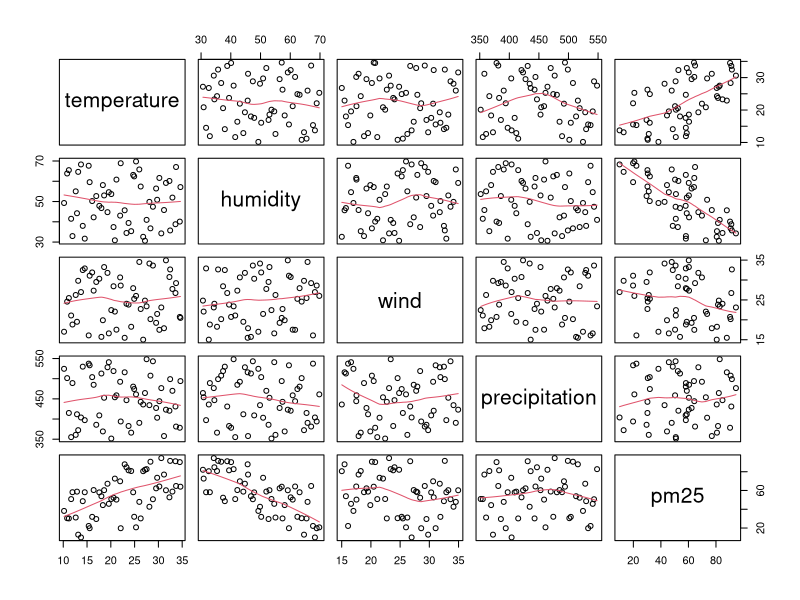
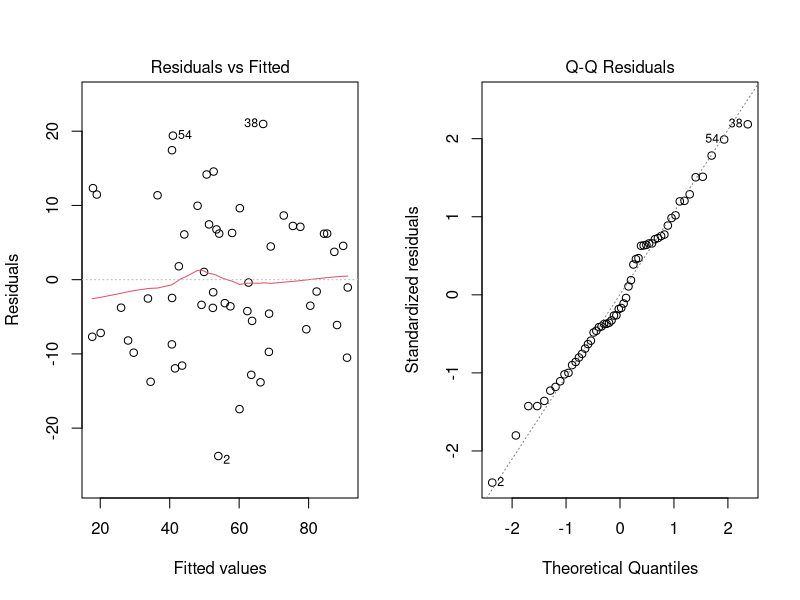
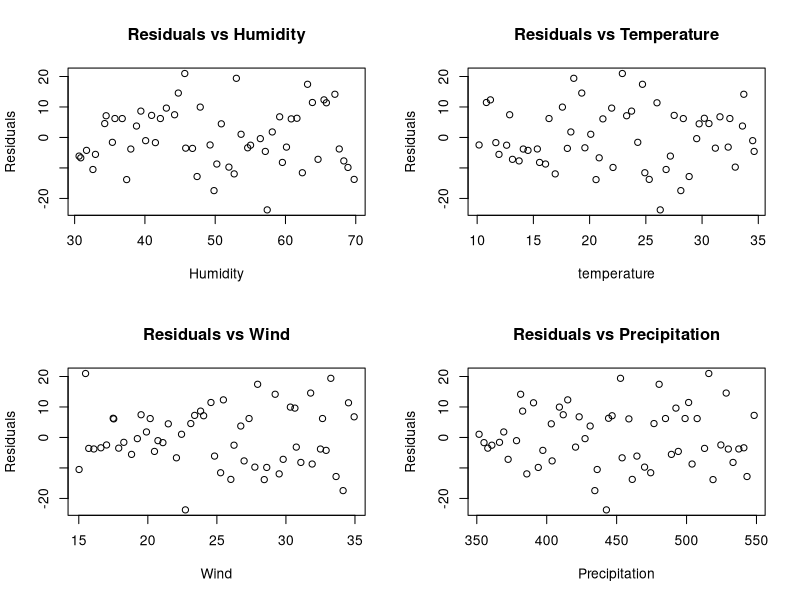
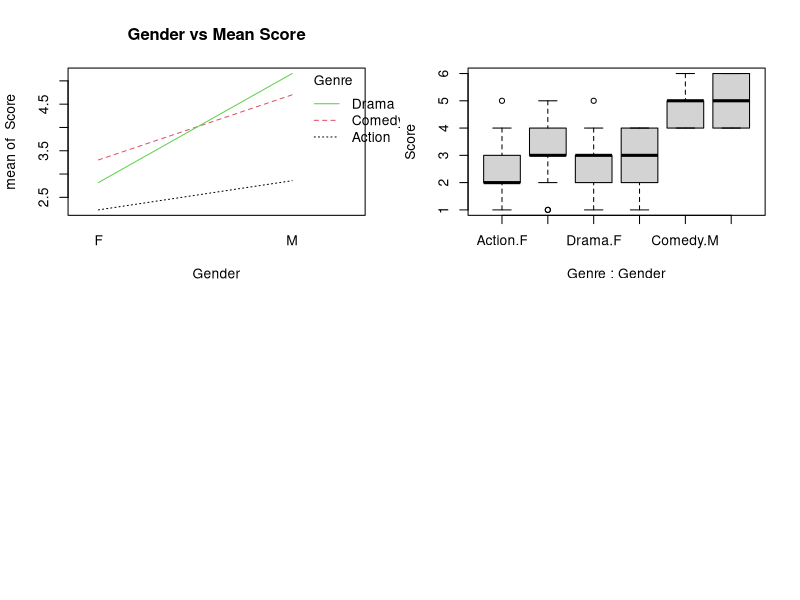
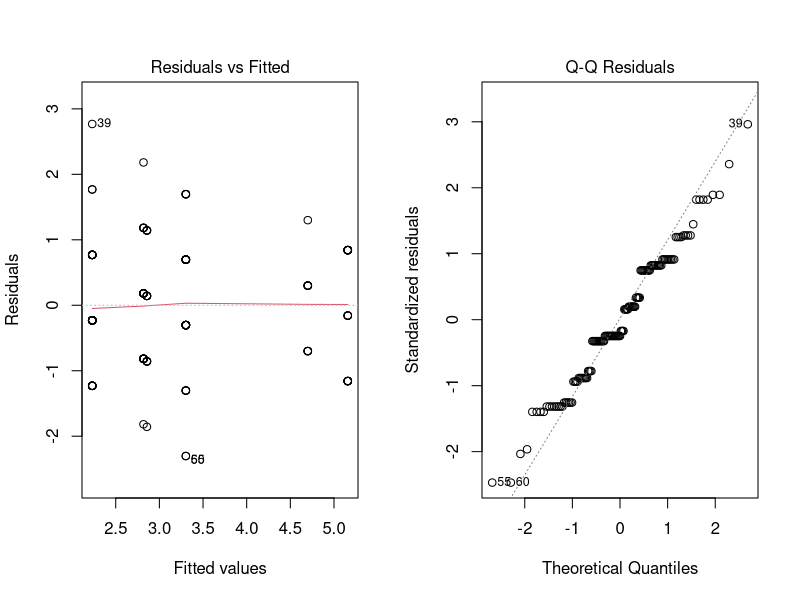
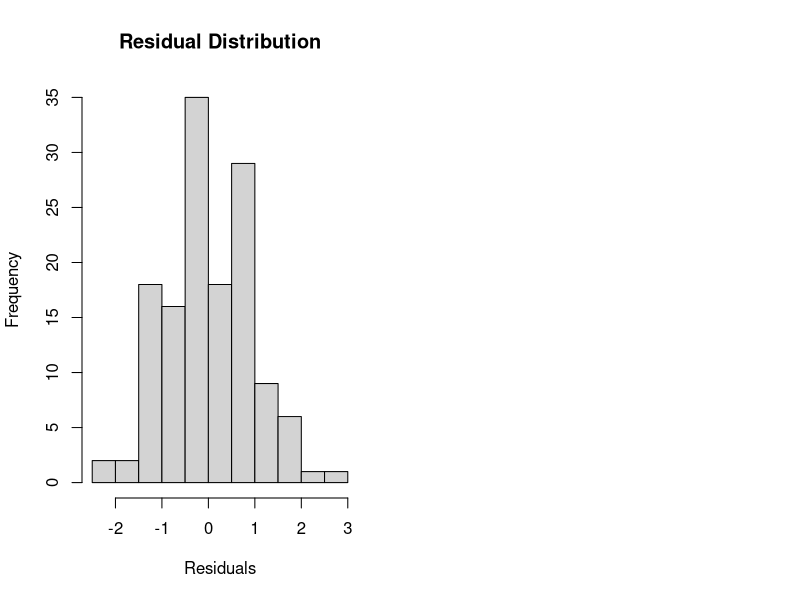

The R script that drew these images, in order:
## ---- chunk 1
knitr::opts_chunk$set(echo = TRUE,
collapse = TRUE,
comment = "#>")
## ---- chunk 2
options(tinytex.verbose = TRUE)
## ---- chunk 3
pm25  = read.csv ("pm25.csv", header =TRUE)
head(pm25)
## ---- chunk 4
pairs(pm25, panel = panel.smooth)
## ---- chunk 5
cor(pm25)
## ---- chunk 6
pm25.lm = lm(pm25~temperature+humidity+wind+precipitation, data = pm25)

summary(pm25.lm)
## ---- chunk 7
summary(pm25.lm)$coefficients
## ---- chunk 8
qt(0.05/2, 51, lower.tail = FALSE)
## ---- chunk 9
coefficients(pm25.lm)
## ---- chunk 10
anova(pm25.lm)
## ---- chunk 11
pf(55.33226 ,df1= 4,df2 = 51, lower.tail =FALSE) 
## ---- chunk 12
par(mfrow = c(1,2))
plot(pm25.lm , which = 1:2)
## ---- chunk 13
par(mfrow = c(2,2))
plot(pm25$humidity, pm25.lm$residuals, main = "Residuals vs Humidity",
     xlab = "Humidity", ylab = "Residuals")
plot(pm25$temperature, pm25.lm$residuals, main = "Residuals vs Temperature",
     xlab = "temperature", ylab = "Residuals")
plot(pm25$wind, pm25.lm$residuals, main = "Residuals vs Wind",
     xlab = "Wind", ylab = "Residuals")
plot(pm25$precipitation, pm25.lm$residuals, main = "Residuals vs Precipitation",
     xlab = "Precipitation", ylab = "Residuals")
## ---- chunk 14
summary(pm25.lm)$r.squared
## ---- chunk 15
pm25.lm2 = lm (pm25~temperature+humidity+wind, data = pm25)
summary(pm25.lm2)
## ---- chunk 16
pf(74.84 ,df1= 3,df2 = 52, lower.tail =FALSE)
## ---- chunk 17
movie  = read.csv ("movie.csv", header =TRUE)
head(movie)
## ---- chunk 18
table(movie[1:2])   
## ---- chunk 19
with(movie,interaction.plot(Gender,Genre,Score, col = 1:3, main = "Gender vs Mean Score"))
## ---- chunk 20
boxplot(Score ~ Genre + Gender, data = movie)
## ---- chunk 21
movie.lm = lm (Score ~ Gender * Genre ,  data = movie)
anova(movie.lm)
## ---- chunk 22
movie.lm = lm (Score ~  Genre *Gender ,  data = movie)
anova(movie.lm)
## ---- chunk 23
par(mfrow = c(1,2))
plot(movie.lm, which = 1:2, main = "")
## ---- chunk 24
hist(resid(movie.lm), main = "Residual Distribution", xlab = "Residuals")
